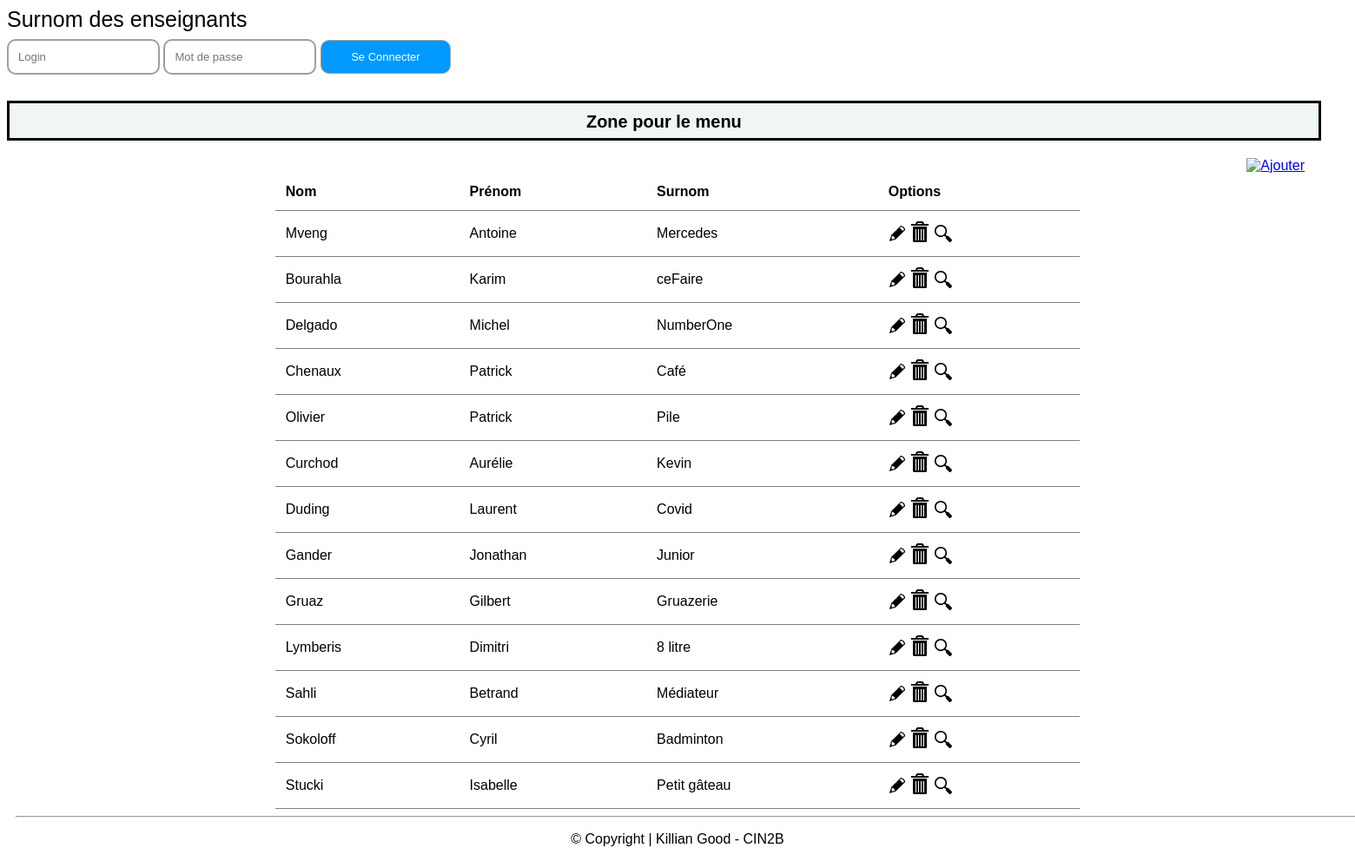
/Code/php/index.php, run on the app's committed database.
### tables this page shows
CREATE TABLE t_teacher(
	idTeacher int AUTO_INCREMENT PRIMARY KEY,
	teaFirstname varchar(50) NOT NULL,
	teaName varchar(50) NOT NULL,
	teaGender char(1) NOT NULL,
	teaNickname varchar(100) NOT NULL,
	teaOrigin varchar(255) NOT NULL);

### Code/php/Database.php (called while the page is built, shortened)
<?php
 class Database {
    private $connector;
    public function __construct(){
    try{
        $this->connector = new PDO("mysql:host=localhost;dbname=db_nickname_kilgood;charset=utf8", "dbNicknameUser", "grp2B_21");
        }catch(PDOException $e){
            die("<h1>Impossible de se connecter à la base de données</h1> erreur :". $e->getMessage());
        }
    }
    private function querySimpleExecute($query){
        $req = $this->connector->query($query);
        return $req;
    }
    private function formatData($req){
        $results = $req->fetchALL(PDO::FETCH_ASSOC);
        return $results;
    }
    public function getAllTeachers(){
        $query = "SELECT * FROM t_teacher";
        $reqExecuted = $this->querySimpleExecute($query);
        $results = $this->formatData($reqExecuted);
        return $results;
    }
}
?>

### Code/php/index.php (the view, shortened to what this page needs)
<?php
require "database.php";
$db = new Database();
$teachers = $db->getAllTeachers();
?>
<!DOCTYPE html>
<html lang="fr">
    <head>
        <link href="../css/style.css" rel="stylesheet" type="text/css" />
    </head>
    <body>
        <div class="topnav">
                <div class="login-container">
                    <label>Surnom des enseignants</label>
                    <input type="text" placeholder="Login" name="login">
                    <input type="text" placeholder="Mot de passe" name="psw">
                    <button type="submit" formaction="/action_page2.php">Se Connecter</button>
                </div>
        </div>
            <a href="#" class="button">Zone pour le menu</a>
            <div class="test">
                <a href="addTeacher.php"> <img alt="Ajouter" src="../../icons/icons8-ajouter-un-utilisateur-homme-52.png" width="50" height="50"></a>
            </div>
            <table class="tableau" width = "60%">
            <tr>
                <th>Nom</th>
                <th>Prénom</th>
                <th>Surnom</th>
                <th>Options</th>
            <?php foreach($teachers as $teacher): ?>
                </tr>
                    <td><?= $teacher["teaName"] ?></td>
                    <td><?= $teacher["teaFirstname"] ?></td>
                    <td><?= $teacher["teaNickname"] ?></td>
                    <td>
                        <a href="updateTeacher.php?idTeacher=<?= $teacher["idTeacher"];?>"> <img src="../../icons/edit.svg" width="20" height="20"></a>
                        <a href="delete.php?idTeacher=<?= $teacher["idTeacher"]; ?>" onclick="return confirm('Êtes vous sûr de voiloir supprimer l\'enseignant ?')"><img src="../../icons/trash.svg"></img></a>
                        <a href="detail.php?idTeacher=<?= $teacher["idTeacher"];?>"> <img src="../../icons/search.svg" width="20" height="20"></a>
                    </td>
        <?php endforeach; ?>
        </table>
    </body>
    <footer>
        <hr style="width:1900px;text-align:left;margin-left:0">
        <p>© Copyright | Killian Good - CIN2B</p>
    </footer>
</html>

### Code/css/style.css (style rules this page uses)
.test { text-align: right; padding-top: 20px; padding-right: 50px; }
label { font-size: 18px; }
.topnav { width: 100%; overflow: hidden; margin-bottom: 20px; }
.topnav .login-container { float: left; }
.topnav input { padding: 11px; margin-top: 8px; font-size: 13px; border: none; width: 150px; border-radius: 10px; border: 2px solid rgb(158, 158, 158); }
.topnav .login-container button { padding: 11px; margin-top: 8px; font-size: 13px; border: none; width: 150px; border-radius: 10px; background-color: rgb(0, 153, 255); color: white; border: 1px solid rgb(158, 158, 158); }
.topnav .login-container label { font-size: 25px; }
html { font-family: Arial, Helvetica, sans-serif; }
table, th, td { border-bottom: 1px solid gray; border-collapse: collapse; text-align: left; padding: 12px; }
.button { background-color: #f0f5f5; border: none; color: black; padding-top: 10px; text-align: center; display: inline-block; height: 30px; font-weight: bold; text-decoration: none; border-style: solid; padding-left: 20px; padding-right: 20px; width: 95%; font-size: 20px; }
.tableau { margin-left: auto; margin-right: auto; border-spacing: 5em; }
footer { left: 0; bottom: 0; text-align: fixed; text-align: center; padding-left: 10px; padding-right: 10px; }
img { text-align: right; }
label, input { display: table-cell; margin-bottom: 10px; }
label { padding-right: 5px; }

### data on the page
t_teacher: teaName "Mveng", teaFirstname "Antoine", teaNickname "Mercedes"
t_teacher: teaName "Bourahla", teaFirstname "Karim", teaNickname "ceFaire"
t_teacher: teaName "Delgado", teaFirstname "Michel", teaNickname "NumberOne"
t_teacher: teaName "Chenaux", teaFirstname "Patrick", teaNickname "Café"
t_teacher: teaName "Olivier", teaFirstname "Patrick", teaNickname "Pile"
t_teacher: teaName "Curchod", teaFirstname "Aurélie", teaNickname "Kevin"
t_teacher: teaName "Duding", teaFirstname "Laurent", teaNickname "Covid"
t_teacher: teaName "Gander", teaFirstname "Jonathan", teaNickname "Junior"
t_teacher: teaName "Gruaz", teaFirstname "Gilbert", teaNickname "Gruazerie"
t_teacher: teaName "Lymberis", teaFirstname "Dimitri", teaNickname "8 litre"
t_teacher: teaName "Sahli", teaFirstname "Betrand", teaNickname "Médiateur"
t_teacher: teaName "Sokoloff", teaFirstname "Cyril", teaNickname "Badminton"
t_teacher: teaName "Stucki", teaFirstname "Isabelle", teaNickname "Petit gâteau"
